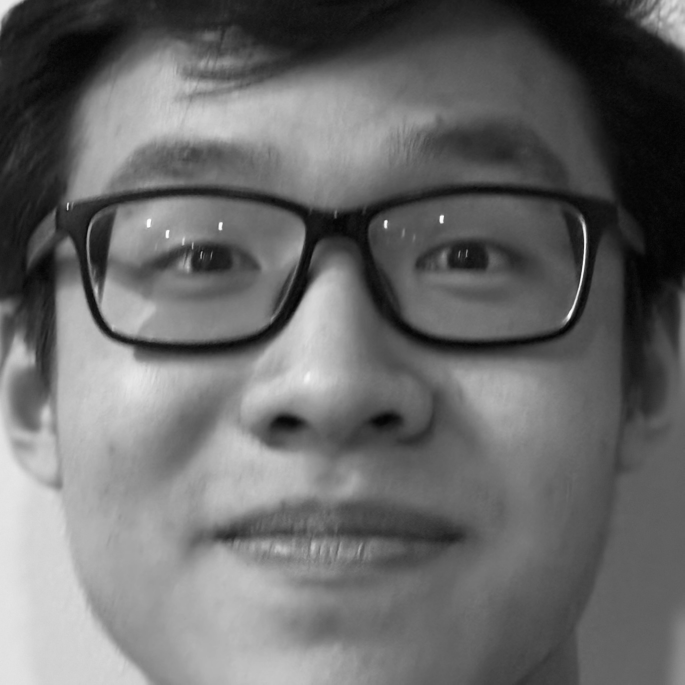
#> input picture test.jpg, 2053 x 2053 px (shown at 1/3 size)
$ python -i utils.py   (imports and definitions only)
#> lines starting #> are read from the running program, lines starting #| are printed output that depends on the picture
import numpy as np
from PIL import Image

def resize_images(images, desired_dimensions):
    for name in images:
        im = Image.open(name)
        out = im.resize(desired_dimensions)
        out.save(f'formatted_{name}')

def resize(name, desired_dimensions):
#> called with name = 'test.jpg', desired_dimensions = (64, 64)
    im = Image.open(name)
#> im is the input picture: PIL image 2053x2053 RGB; min 0, max 255, mean 105.6
    out = im.resize(desired_dimensions)
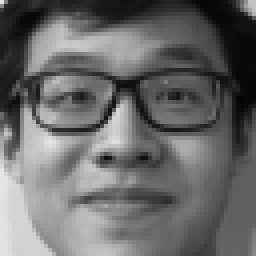
#> out: PIL image 64x64 RGB (shown 4 times larger); min 4, max 229, mean 105.6
    out.save(f'formatted_{name}')
    return f'formatted_{name}'

def rgb2gray(img_rgb):
    return img_rgb[:, :, 0] * 0.2989 + img_rgb[:, :, 1] * 0.5870 + img_rgb[:, :, 2] * 0.1140
    # return img_rgb[:, :, 0]  + img_rgb[:, :, 1]  + img_rgb[:, :, 2] * 0.1140

def image_to_vector(filepath):
#> called with filepath = 'formatted_test.jpg'
    img_data = np.asarray(Image.open(filepath))
    if len(img_data.shape) > 2:
        img_data = rgb2gray(img_data) / 255.0
#> img_data: shape (64, 64) float64
    return img_data.reshape(-1)

def convert(filename): #assuem already grayscale -- puts into vector
    new_name = resize(filename, (64, 64))
    return image_to_vector(new_name)

>>> result = convert('test.jpg')
#> result = 4096 values, max 0.914 at index 2945, min 0 at index 1598, mean 0.414

$ run again, on 1.jpg
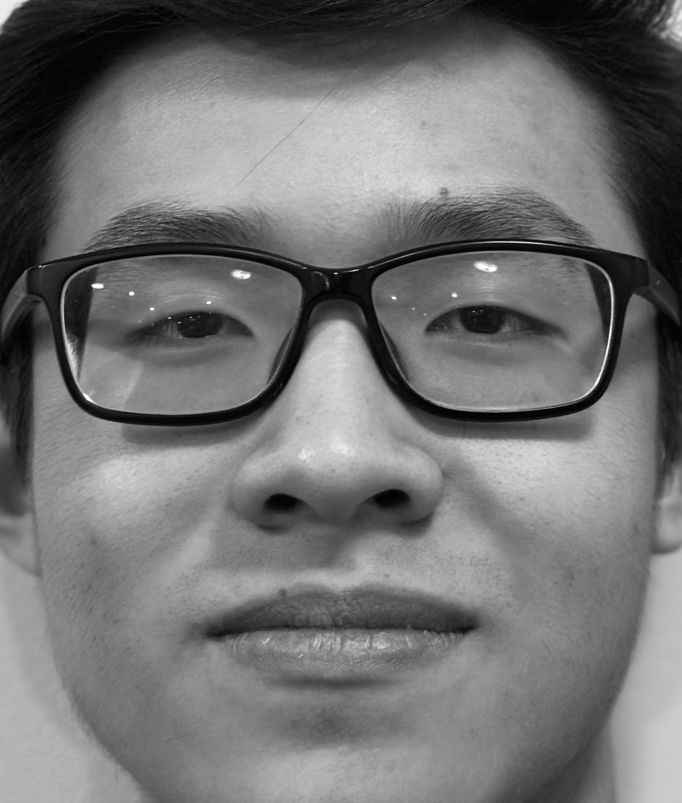
#> input picture 1.jpg, 2045 x 2407 px (shown at 1/3 size)
#> in resize, im is the input picture: PIL image 2045x2407 RGB; min 0, max 255, mean 114.5
#> in resize, `out = im.resize(desired_dimensions)`:
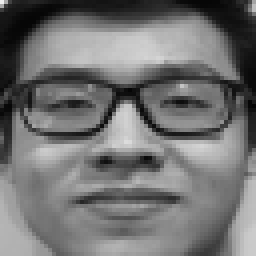
#> out: PIL image 64x64 RGB (shown 4 times larger); min 4, max 238, mean 114.5
#> result = 4096 values, max 0.996 at index 0, min 0 at index 1278, mean 0.449

$ run again, on 10.jpg
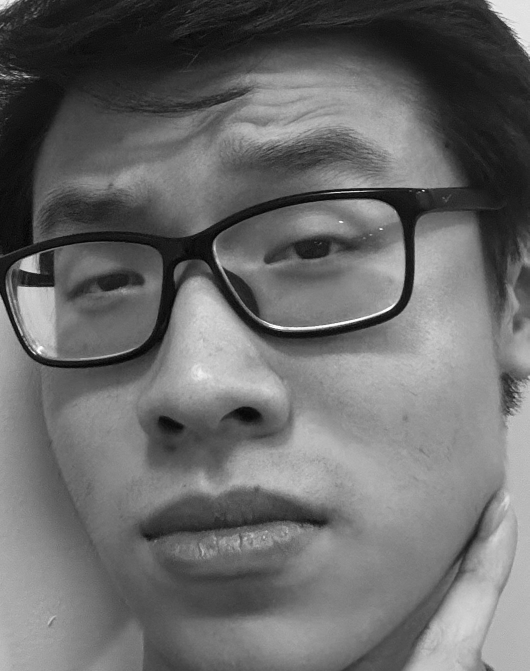
#> input picture 10.jpg, 1059 x 1342 px (shown at 1/2 size)
#> in resize, im is the input picture: PIL image 1059x1342 RGB; min 0, max 255, mean 106
#> in resize, `out = im.resize(desired_dimensions)`:
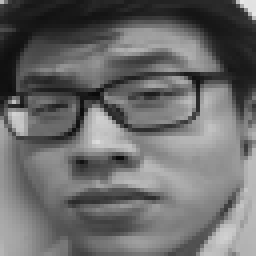
#> out: PIL image 64x64 RGB (shown 4 times larger); min 10, max 231, mean 106
#> result = 4096 values, max 0.929 at index 255, min 0.00784 at index 2525, mean 0.416

$ run again, on 2.jpg
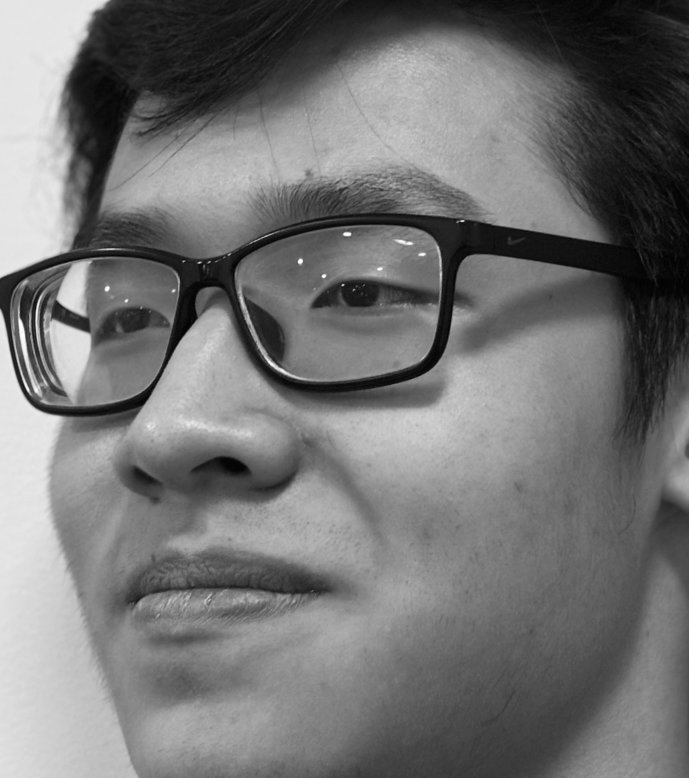
#> input picture 2.jpg, 2066 x 2334 px (shown at 1/3 size)
#> in resize, im is the input picture: PIL image 2066x2334 RGB; min 0, max 255, mean 115.8
#> in resize, `out = im.resize(desired_dimensions)`:
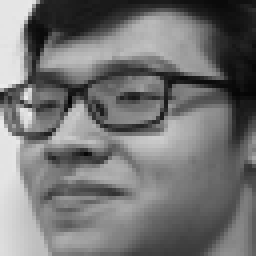
#> out: PIL image 64x64 RGB (shown 4 times larger); min 5, max 236, mean 115.8
#> result = 4096 values, max 0.949 at index 2371, min 0 at index 1399, mean 0.454
